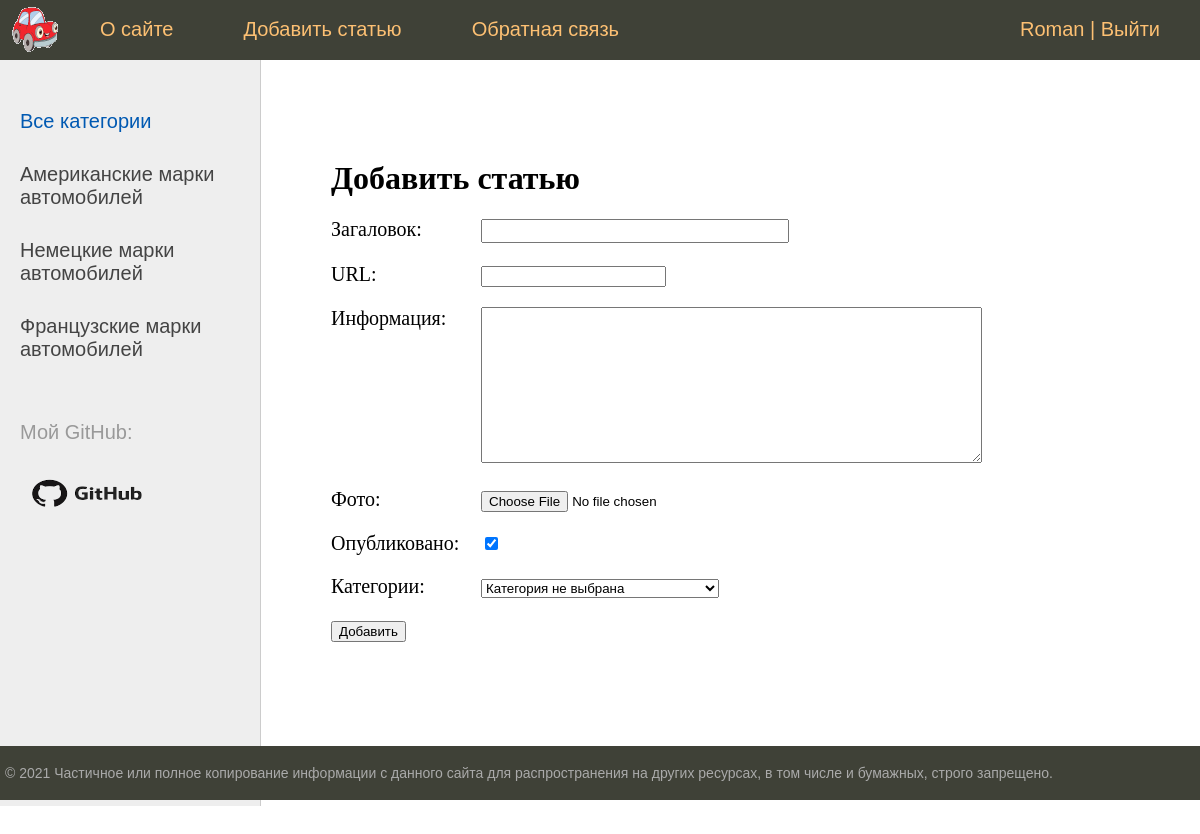
Screenshot of /add_page (signed in) with the database file from the repository.
### cars/models.py (models this page shows)
class Category(models.Model):
    slug = models.SlugField(max_length=255, unique=True, db_index=True, verbose_name="URL")
    name = models.CharField(max_length=100, db_index=True, verbose_name="Категория")
    def __str__(self):
        return self.name
    def get_absolute_url(self):
        return reverse('category', kwargs={'cat_slug': self.slug})
    class Meta:
        verbose_name = "категорию"
        verbose_name_plural = "Категории"
        ordering = ["id"]

### cars/views.py (the view)
# urls.py: path("add_page", AddPage.as_view(), name='add_page'),
class AddPage(LoginRequiredMixin, DataMixin, CreateView):
    form_class = AddPostForm
    template_name = 'cars/addpage.html'
    success_url = reverse_lazy('home')
    login_url = reverse_lazy('home')
    raise_exception = True
    def get_context_data(self, *, object_list=None, **kwargs):
        context = super().get_context_data(**kwargs)
        c_def = self.get_user_context(title='Добавить статью')  # Можем обращаться ко всем методам базового класса
        return dict(list(context.items()) + list(c_def.items()))  # Обьеденение списков в словарь context

### cars/forms.py (shortened to what this page needs)
class AddPostForm(forms.ModelForm):
    def __init__(self, *args, **kwargs):  # Вызываем конструктор при добавлении поста
        super().__init__(*args, **kwargs)  # Обращаемся к родительскому классу
        self.fields['cat'].empty_label = "Категория не выбрана"  # У родительского класса меняем поле 'cat'
    class Meta:
        model = Cars
        fields = ['title', 'slug', 'car_info', 'photo_cars', 'mb_published', 'cat']
        widgets = {  # Определение стилей
            'title': forms.TextInput(attrs={'class': 'form-input'}),
            'car_info': forms.Textarea(attrs={'cols': 60, 'rows': 10}),
        }

### cars/utils.py (called while the page is built)
    def get_user_context(self, **kwargs):  # Создает контекст для шаблона
        context = kwargs  # Для передачи аргументов из views.py
        cats = Category.objects.annotate(Count('cars'))  # Количество постов связянных с этой рубрикой
        user_menu = menu.copy()
        if not self.request.user.is_authenticated:  # Если пользователь не авторизован, то удаляем 1 из menu
            user_menu.pop(1)
        context['menu'] = user_menu
        context['cats'] = cats
        if 'cat_selected' not in context:
            context['cat_selected'] = 0
        return context

### cars/templates/cars/addpage.html (shortened to what this page needs)
{% extends 'cars/base.html' %}
{% block content %}
<h1>{{title}}</h1>
<form action="{% url 'add_page' %}" method="post" enctype="multipart/form-data">
    {% for f in form %}
    <p><label class="form-label" for="{{ f.id_for_label }}">{{ f.label }}: </label>{{ f }}</p>
    {% endfor %}
    <button type="submit">Добавить</button>
</form>
{% endblock content %}

### cars/templates/cars/base.html (shortened to what this page needs)
{% load static %}
{% load cars_tags %}
<!DOCTYPE html>
<html>
<head>
	<link type="text/css" href="{% static 'cars/css/styles.css' %}" rel="stylesheet" />
</head>
<body>
<table class="table-page" border=0 cellpadding="0" cellspacing="0">
<tr><td valign=top>
{% block mainmenu %}
		<div class="header">
			<ul id="mainmenu" class="mainmenu">
			<li class="logo"><a href="{% url 'home' %}"><div class="logo"></div></a></li>
{% for m in menu %}
			<li><a href="{%url m.url_name%}">{{m.title}}</a></li>
{% endfor %}
				{% if request.user.is_authenticated %}
				<li class="last">{{ user.username }} | <a href="{% url 'logout' %}">Выйти</a></li>
				{%else%}
				<li class="last"><a href="{% url 'register' %}">Регистрация</a> | <a href="{% url 'login' %}">Войти</a></li>
				{%endif%}
			</ul>
		</div>
{% endblock mainmenu %}
<table class="table-content" border=0 cellpadding="0" cellspacing="0">
<tr>
	<td valign="top" class="left-chapters">
	<ul id="leftchapters">
{% if cat_selected == 0 %}
		<li class="selected">Все категории</li>
{% else %}
		<li><a href="{% url 'home' %}">Все категории</a></li>
{% endif %}
{% for c in cats %}
{% if c.cars__count > 0 %}
	{% if c.pk == cat_selected %}
		<li class="selected">{{c.name}}</li>
	{% else %}
		<li><a href="{{ c.get_absolute_url }}">{{c.name}}</a></li>
	{% endif %}
{% endif %}
{% endfor %}
		<li class="share">
		<p>Мой GitHub: </p>
		<a class="share-yt" href="https://github.com/CEZI99" target="_blank" rel="nofollow"></a>
		</li>
	</ul>
</td>
<td valign="top" class="content">
	<div class="content-text">
{% block content %}
{% endblock %}
	</div>
</td></tr></table>
</td></tr>
<tr><td valign=top>
	<div id="footer">
		<p>&copy; 2021 Частичное или полное копирование информации с данного сайта для распространения на других ресурсах, в том числе и бумажных, строго запрещено.</p>
	</div>
</td></tr></table>
</body>
</html>

### cars/static/cars/css/styles.css (style rules this page uses)
html, body { font-family: 'Arial'; margin: 0; padding: 0; height: 100%; width: 100%; color: #444; }
a { color: #0059b2; text-decoration: none; }
.table-page { width: 100%; height: 100%; vertical-align: top; }
.table-page tr { height: 100%; }
.header { background: #3F4137; height: 60px; }
.logo { background: url('../images/logo.png') no-repeat 10px 5px; width: 70px; height: 60px; }
ul.mainmenu { list-style: none; margin: 0; padding: 0; height: 60px; color: #fdc073; font-size: 20px; overflow: hidden; }
ul.mainmenu li { float: left; margin: 18px 40px 0 30px; }
ul.mainmenu li.logo { margin: 0; }
ul.mainmenu li.last { float: right; }
ul.mainmenu li a { color: #fdc073; text-decoration: none; }
.table-content { width: 100%; min-height: 100%; height: 100%; }
.left-chapters { margin: 0; background: #eee; border-right: 1px solid #ccc; min-height: 100%; }
.left-chapters ul { width: 230px; min-height: 100%; margin: 0; padding: 20px 10px 10px 20px; list-style: none; font-size: 20px; }
.left-chapters ul li { margin: 30px 0 0 0; color: #999; }
.left-chapters ul li.selected { color: #0059b2; }
.left-chapters ul li a { color: #444; text-decoration: none; }
.left-chapters ul li.share { margin: 60px 0 0 0; }
.left-chapters ul li.share p { margin: 10px 1 30px 1; }
.left-chapters ul li.share a { display: inline-block; width: 40px; height: 40px; margin: 0 20px 0 0; }
.left-chapters ul li.share a.share-yt { width: 100%; height: 60px; background: url('../images/github.png') no-repeat 0 0 }
.content { padding: 40px 20px 20px 40px; width: 100%; box-sizing: border-box; }
.content-text { margin: 60px 0 0 30px; color: #000; font-size: 20px; font-family: Yandex Sans Display Light; }
.content-text h1 { font-size: 32px; }
#footer { box-sizing: border-box; background: #3F4137; padding: 5px; color: #aaa; font-size: 14px; font-family: Verdana, Geneva, Arial, Helvetica; text-align: left; overflow: hidden; }
.form-input { width: 300px; font-size: 16px; }
.form-label { display: inline-block; min-width: 150px; vertical-align: top; }

### rows the page displays
Category: name "Американские марки автомобилей"
Category: name "Немецкие марки автомобилей"
Category: name "Французские марки автомобилей"

### other values shown
{{ m.title }} "О сайте" "Добавить статью" "Обратная связь"
{{ user.username }} "Roman"
{{ title }} "Добавить статью"
{{ f.label }} "Загаловок" "URL" "Информация" "Фото" "Опубликовано" "Категории"
